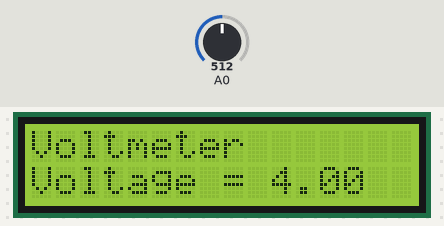
Recording of a sketch running on a simulated Arduino Uno, built with avr-gcc and run on an emulated ATmega328P. Parts: 16×2 character LCD. Inputs (shaded band) come from the test bench; at power-on: A0 = 512. What the sketch prints to the serial monitor is not drawn.

Above: at 1.2 s.
1.3 s: A0 set to 716
At 2.7 s:
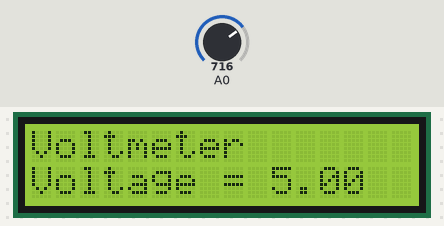
3.0 s: A0 set to 900
At 4.2 s:
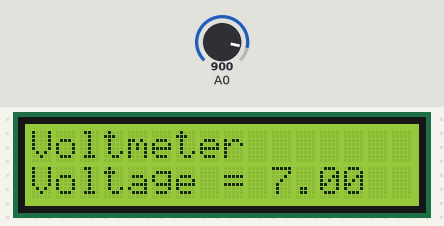
4.5 s: A0 set to 1023
At 5.9 s:
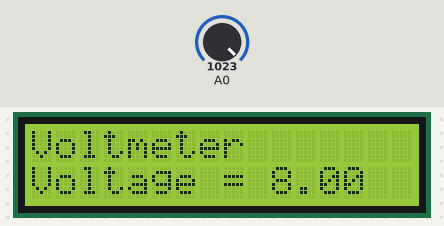
Timing chart, 0 to 7.5 s (numbered marks = the images above; inputs shaded):
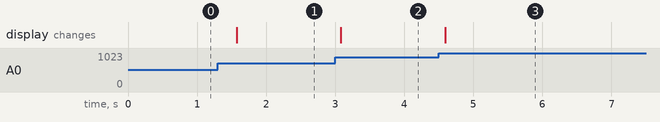

Measured:
- after the input at 1.3 s, the display: changes after 0.28 s (image 1)
- after the input at 3.0 s, the display: changes after 0.08 s (image 2)
- after the input at 4.5 s, the display: changes after 0.09 s (image 3)

The sketch:

Voltmeter.ino
```cpp
#include "LiquidCrystal.h"

LiquidCrystal lcd(12, 11, 5, 4, 3, 2);

float input_voltage = 0.0;
float temp=0.0;


void setup()
{
   Serial.begin(9600);     //  opens serial port, sets data rate to 9600 bps
   lcd.begin(16, 2);       //// set up the LCD's number of columns and rows:
   lcd.print("Voltmeter");
}
void loop()
{

//Conversion formula for voltage

   int analog_value = analogRead(A0);
   input_voltage = (analog_value / 125);


   if (input_voltage < 0.1)
   {
     input_voltage=0.0;
   }
    Serial.print("v = ");
    Serial.println(input_voltage);
    lcd.setCursor(0, 1);
    lcd.print("Voltage = ");
    lcd.print(input_voltage);
    delay(500);
}
```
